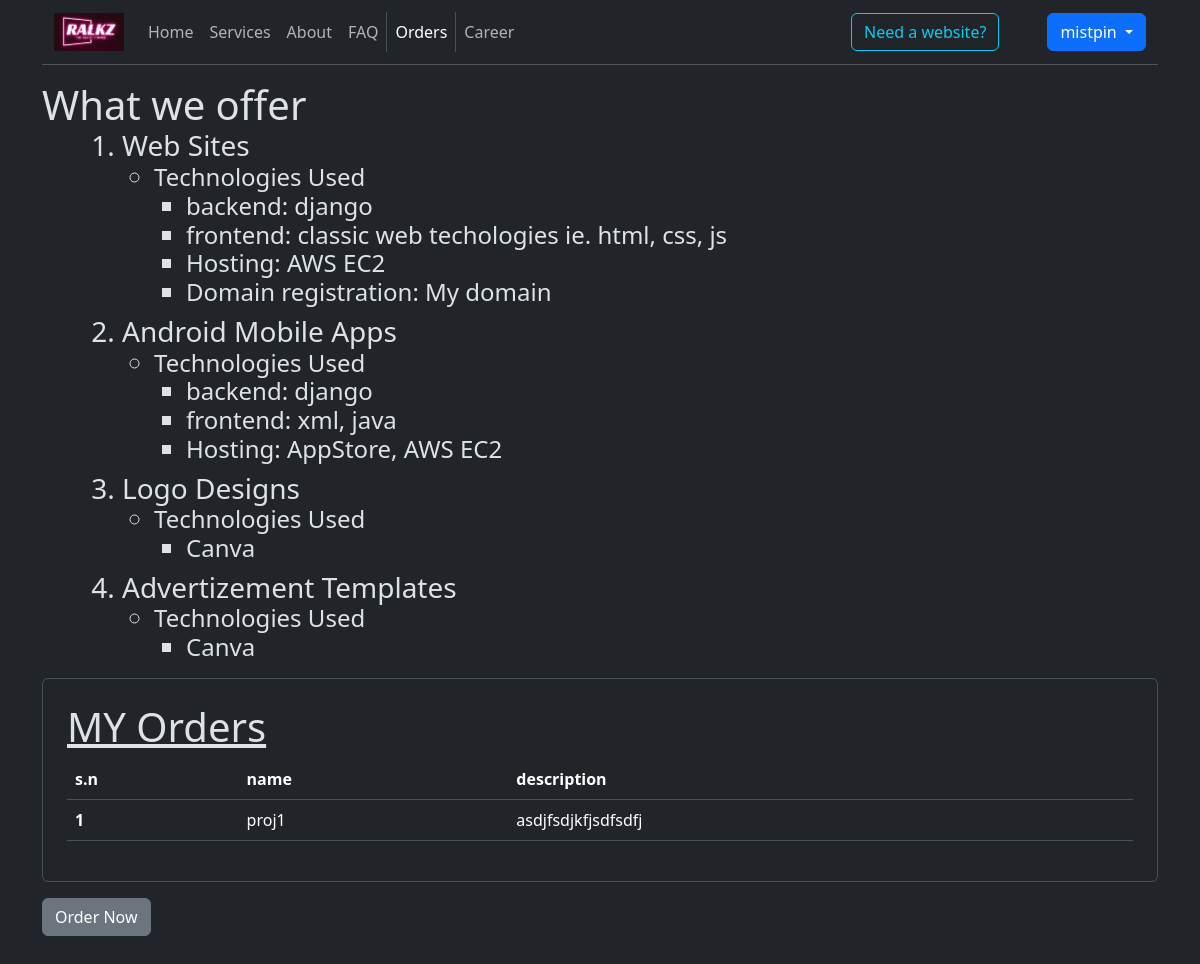
The page /orders/ (signed in) on the database as committed earlier.
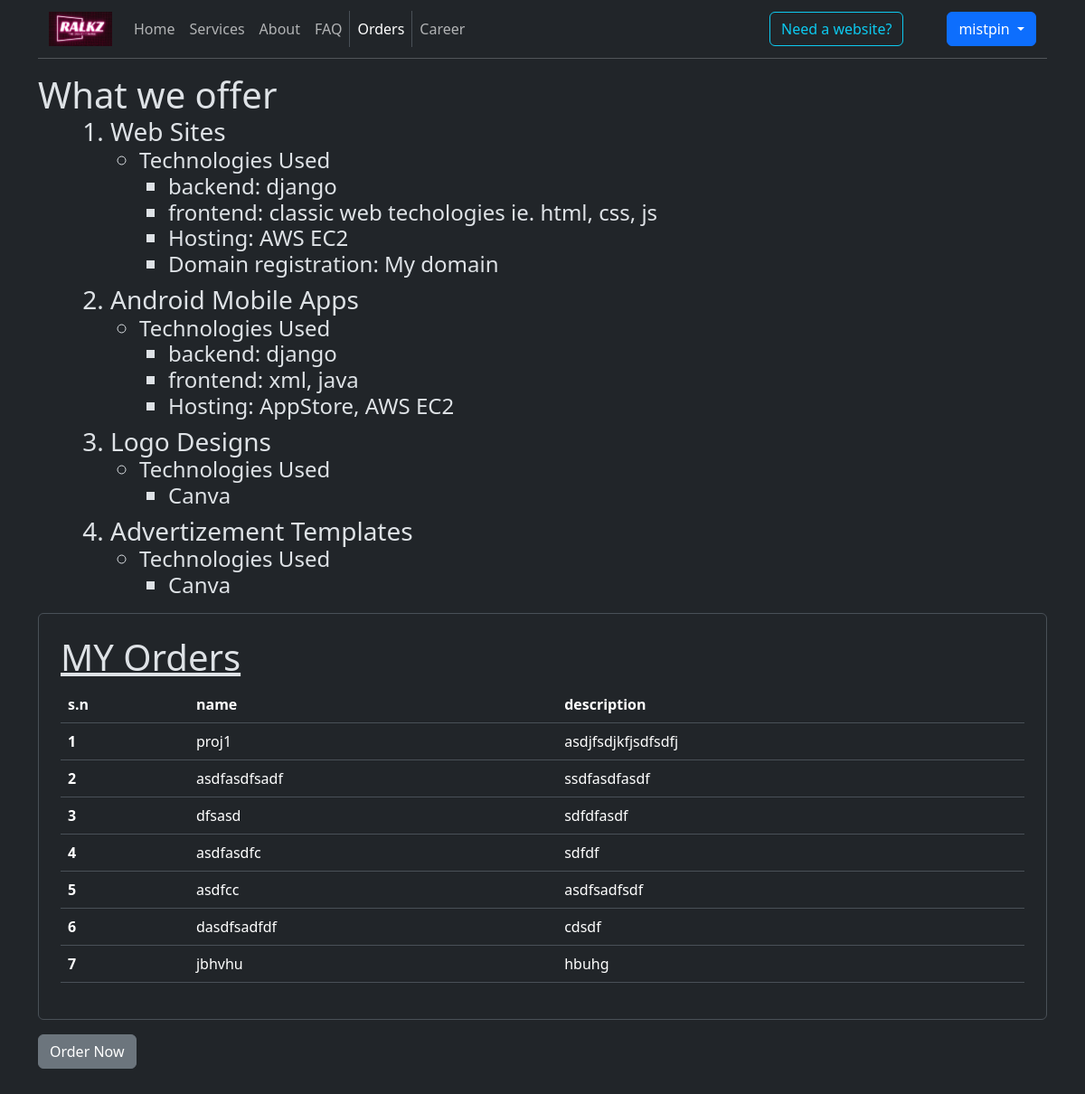
The same page on the database as committed later.
### Auth/models.py (models this page shows)
class RalkzUser(AbstractUser):
    username = models.CharField(max_length=150, unique=True, primary_key=True)
    phone = models.CharField(max_length=10)
    address = models.TextField(max_length=200)
    email = models.EmailField(max_length=30, unique=True, null=True)
    full_name = models.CharField(max_length=30, default="NULL")
    accept_privacy_policy = models.BooleanField(default=False)
    is_employee = models.BooleanField(default=False)
    is_aspirant = models.BooleanField(default=False)
    email_verified = models.BooleanField(default=False)
    phone_verified = models.BooleanField(default=False)
    pass_hist = models.TextField(max_length=10000) #password history
    REQUIRED_FIELDS = ['phone',  'full_name', 'email']
    USERNAME_FIELD = "username"

### Home/models.py (models this page shows)
class Project(models.Model):
    id = models.SmallAutoField(primary_key=True)
    owner = models.ForeignKey(RalkzUser, on_delete=models.PROTECT)
    project_name = models.CharField(max_length=20)
    project_description = models.TextField()
    ordered_date = models.DateField(auto_now_add=True)
    project_init_date = models.DateField(null=True, blank=True)
    user_agreement = models.FileField(null=True, blank=True)
    git_link = models.TextField(null=True, blank=True)
    project_team = models.CharField(max_length=20, null=True, blank=True)
    estimated_cost = models.IntegerField(null=True, blank=True)
    is_completed = models.BooleanField(default=False, null=True, blank=True)
    is_update = models.BooleanField(default=False)
    root_project = models.ForeignKey('self',on_delete=models.PROTECT, null=True, blank=True)  # the base project id of the update is linked here.

### Home/views.py (the view)
# urls.py: path('orders/', views.orders),
def orders(request):
    user = get_user(request)
    def clean_data(data) -> dict:
        '''
            > Checks:
                > check if any of the details exists excluding root_project if not and update order.
                > check if the project name already exists under the owner's order list
                > check if root_project is valid if order is for update
            > Returns:
                > return error in the data itself if any of the data is null
                > return error message if project name already exists
                > return data if all good
        '''
        nonlocal user
        is_update = data.get('is_update')
        if is_update:
            data['is_update'] = True
            usr_projs = Project.objects.all().filter(owner=user)
            root_proj = usr_projs.filter(project_name = data.get('root_project'))
            if not root_proj:
                data['msg'] = 'The root project doesn\'t exist'
                return data
            else:
                data['root_project'] = root_proj[0]
        else:
            data['is_update'] = False
            data.pop('root_project')
        if any(x == '' for x in data.values()):
            data['msg'] = 'Fill out the required fields'
        elif Project.objects.all().filter(owner= user).exists():
            rows = Project.objects.all().filter(owner= user)
            if any(row.project_name == data.get('project_name') for row in rows):
                data['msg'] = 'project name alredy used'
        return data
    if request.method == 'POST' and user.is_authenticated:
        data = clean_data({'project_name':request.POST.get('name'),'project_description':request.POST.get('description'),
                           'is_update':request.POST.get('is_update'),'root_project':request.POST.get('root_project')})
        if data.get('msg'):
            messages.warning(request, data.get('msg'))
            return redirect('/orders/place')
        print(data)
        table = Project(project_name = data.get('project_name'),project_description = data.get('project_description'),
                           is_update = data.get('is_update'),root_project = data.get('root_project'),  owner= user)
        table.save()
        messages.info(request, 'order placed successfully')
        return redirect('/orders/')
    else:
        data = {}
        if 'place' in request.path:
            if user.is_authenticated:
                data['show_form'] = True
            else:
                messages.warning(request, 'Plese sign in before ordering')
        data['orders'] = Project.objects.filter(owner=user)
        return render(request, 'orders.html', {'data':data})

### Templates/orders.html
{% extends 'outline.html' %}
{% load static %}
{% block body %}
  <section class="">
    <span class="h1">What we offer</span>
      <ol class="ms-5">
        <li class="h3 ">Web Sites
          <ul>
            <li class="h4">Technologies Used
              <ul>
                <li>backend: django</li>
                <li>frontend: classic web techologies ie. html, css, js</li>
                <li>Hosting: AWS EC2</li>
                <li>Domain registration: My domain</li>
              </ul>
            </li>
          </ul>
        </li>
        <li class="h3 ">Android Mobile Apps
          <ul>
            <li class="h4">Technologies Used
              <ul>
                <li>backend: django</li>
                <li>frontend: xml, java</li>
                <li>Hosting: AppStore, AWS EC2</li>
              </ul>
            </li>
          </ul>
        </li>
        <li class="h3 ">Logo Designs
          <ul>
            <li class="h4">Technologies Used
              <ul>
                <li>Canva</li>
              </ul>
            </li>
          </ul>
        </li>
        <li class="h3 ">Advertizement Templates
          <ul>
            <li class="h4">Technologies Used
              <ul>
                <li>Canva</li>
              </ul>
            </li>
          </ul>
        </li>
      </ol>
      <div class="border p-4 rounded-2 my-3  ">
        <span class="h1 text-decoration-underline d-block ">MY Orders</span>
        {% if data.orders %}
          <table class="table table-hover">
            <thead>
              <tr>
                <th scope="col">s.n</th>
                <th scope="col">name</th>
                <th scope="col">description</th>
              </tr>
            </thead>
            <tbody>
              {% for order in data.orders %}
                <tr>
                  <th scope="row">{{forloop.counter}}</th>
                  <td>{{order.project_name}}</td>
                  <td>{{order.project_description}}</td>
                </tr>
              {% endfor %}
            </tbody>
          </table>
        {% else %}
          <span>There are no orderes yet</span>
        {% endif %}
      </div>
      {% if data.show_form %}
      <form class="w-auto bg-body d-flex flex-column" method="POST" action="/orders/place/">
        {% csrf_token %}
        <div class="border rounded  mb-5 shadow-lg p-4">
          <div class="mb-3">
            <label for="username" class="form-label">Project name</label>
            <div class="input-group">
              <input type="text" class="form-control rounded border" name="name" />
            </div>
          </div>
          <div class="mb-3">
            <label for="username" class="form-label">Project Description</label>
            <div class="input-group">
              <Textarea type="text" class="form-text rounded border " name="description"></Textarea>
            </div>
          </div>
          <div class="mb-3">
            <label for="username" class="form-label">Is it an update?</label>
            <div class="input-group">
              <input type="checkbox" class=" form-check  rounded border" name="is_update" />
            </div>
          </div>
          <div class="mb-3">
            <label for="username" class="form-label">Name of the root project getting updation</label>
            <div class="input-group">
              <input type="text" class="form-control rounded border" name="root_project" />
            </div>
          </div>
        </div>
        <button type="submit" class="btn btn-primary w-25 align-self-center mb-5 ">Place Order</button>
      </form>
      {% else %}
      <a href="/orders/place" class="btn btn-secondary mb-5 ">Order Now</a>
      {% endif %}
  </section>
{% endblock %}

### Templates/outline.html (shortened to what this page needs)
<!DOCTYPE html>
<html>
  <head>
    <link rel="stylesheet" href="https://cdn.jsdelivr.net/npm/bootstrap-icons@1.11.3/font/bootstrap-icons.min.css" />
    <link rel="stylesheet" href="https://cdn.jsdelivr.net/npm/bootstrap@5.3.2/dist/css/bootstrap.min.css" />
    {% include 'navbar.html' %}
  </head>
  <body class="container" data-bs-theme="dark">
     {% block body %}
    {% endblock %}
  </body>
</html>

### Templates/navbar.html (shortened to what this page needs)
{% load static %} {% block pre_links %}
<link rel="stylesheet" href="{% static 'css/navbar.css'%}" />
{% endblock pre_links %} {% block navabar %}
<nav class="navbar navbar-expand-lg">
  <div class="container-fluid">
    <a class="navbar-brand" href="#"
      ><img
        src= {% static 'img/ralkz_logo.png' %}
        class="m-0 p-0"
        style="width: 70px"
        alt=""
    /></a>
    <div class="collapse navbar-collapse text-center" id="navbarSupportedContent">
      <ul class="navbar-nav me-auto mb-2 mb-lg-0 page-link-list">
        <li class="nav-item">
          <a class="nav-link {% if '/' == request.path %} active rounded-3 border border-bottom-0 rounded-bottom-0 border-top-0 rounded-top-0  {% endif %}" href="/">Home</a>
        </li>
        <li class="nav-item">
          <a class="nav-link {% if 'service' in request.path %} active rounded-3 border border-bottom-0 rounded-bottom-0 border-top-0 rounded-top-0  {% endif %}" href="/service"> Services </a>
        </li>
        <li class="nav-item">
          <a class="nav-link {% if 'about' in request.path %} active rounded-3 border border-bottom-0 rounded-bottom-0 border-top-0 rounded-top-0  {% endif %}" href="/about" aria-disabled="true">About</a>
        </li>
        <li class="nav-item">
          <a class="nav-link {% if 'faq' in request.path %} active rounded-3 border border-bottom-0 rounded-bottom-0 border-top-0 rounded-top-0  {% endif %}" href="/faq" aria-disabled="true">FAQ</a>
        </li>
        <li class="nav-item">
          <a class="nav-link {% if 'orders' in request.path %} active rounded-3 border border-bottom-0 rounded-bottom-0 border-top-0 rounded-top-0  {% endif %}" href="/orders" aria-disabled="true">Orders</a>
        </li>
        <li class="nav-item">
          <a class="nav-link {% if 'career' in request.path %} active rounded-3 border border-bottom-0 rounded-bottom-0 border-top-0 rounded-top-0  {% endif %}" href="/career" aria-disabled="true">Career</a>
        </li>
      </ul>
      <div class="justify-content-center m-0 p-0 d-flex align-items-center gap-5" role="search">
        <a class="btn btn-outline-info d-none d-lg-flex text-decoration-none " href="/orders">Need a website?</a>
        {% if  user.is_authenticated %}
          <div class="login-signup-holder d-flex">
            <div class="dropdown">
              <a class="btn btn-primary  dropdown-toggle" href="#" role="button" data-bs-toggle="dropdown" aria-expanded="false">
                {{user.username}}
              </a>
            </div>
          </div>
        {% endif %}
      </div>
    </div>
  </div>
</nav>
<hr class="mt-0" />
{% endblock navabar %}

### Statics/css/navbar.css (style rules this page uses)
:root { --primary: #1e4f4f; --secondary: #E3651D; --light: #93B1A6; --dark: #020a0e; --shadow: #393646; }
.page-link-list li a { display: inline-block; position: relative; }
.page-link-list li a::after { content: ''; position: absolute; width: 100%; transform: scaleX(0); height: 2px; bottom: 0; left: 0; background-color: var(--light); transform-origin: bottom center; transition: transform 0.25s ease-out; }
.login-signup-holder { display: flex; }

Rows that differ between the two databases and show on the page:
added Project: project_name "asdfasdfsadf", project_description "ssdfasdfasdf"
added Project: project_name "dfsasd", project_description "sdfdfasdf"
added Project: project_name "asdfasdfc", project_description "sdfdf"
added Project: project_name "asdfcc", project_description "asdfsadfsdf"
added Project: project_name "dasdfsadfdf", project_description "cdsdf"
added Project: project_name "jbhvhu", project_description "hbuhg"
